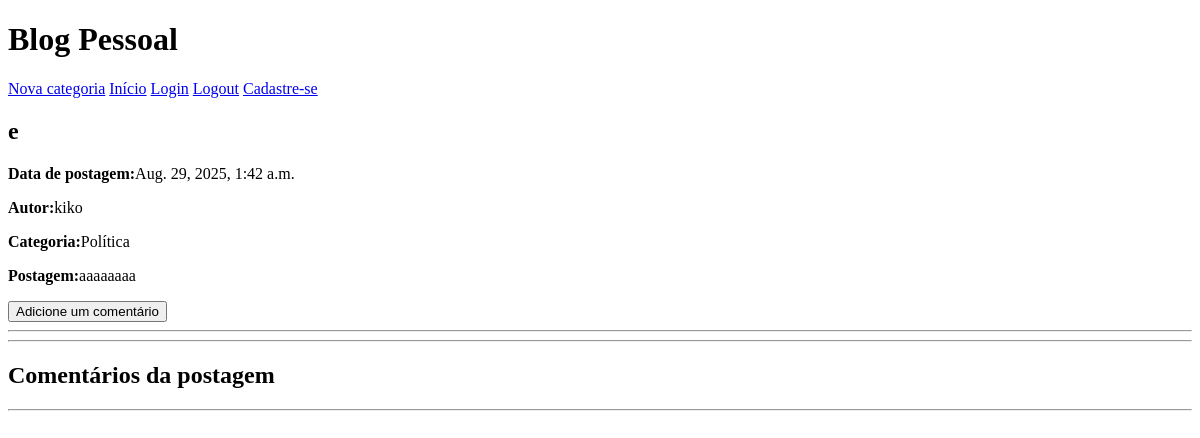
Page /post/10 on the earlier database version.
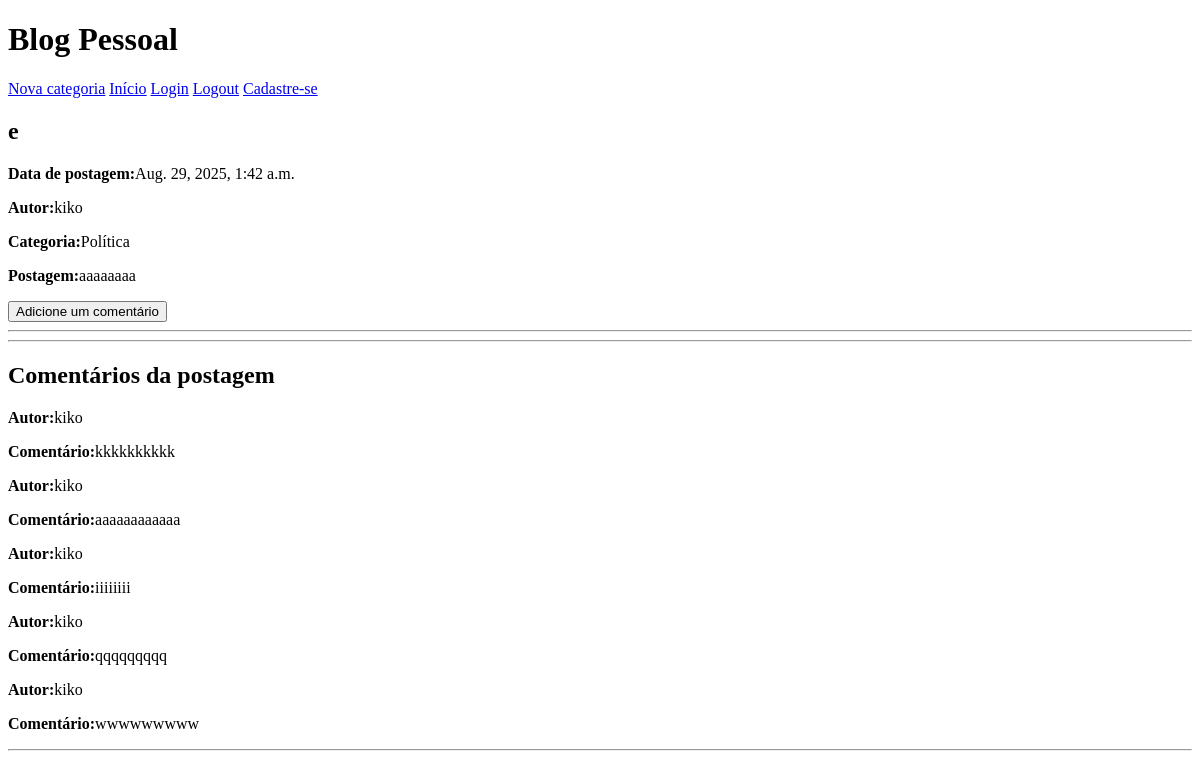
Same page on the later database version.
### blog/models.py (models this page shows, shortened)
class Comentarios(models.Model):
    usuario = models.ForeignKey(
        User, on_delete=models.CASCADE, related_name="mesangensUsuario")
    mensagem = models.CharField(max_length=1000)
    postagem = models.ForeignKey(Post, on_delete=models.CASCADE, related_name="p", null=True, blank=True)

### blog/views.py (the view)
# urls.py: path('post/<int:id>', views.postagemView, name="postagemView"),
def postagemView(request, id):
    postagem = Post.objects.get(pk=id)
    comentarios = Comentarios.objects.filter(postagem=postagem)
    return render(request, 'blog/post.html', {"postagem": postagem, "comentarios": comentarios})

### blog/models.py (called while the page is built)
    def __str__(self):
        return f"{self.nome}"

### blog/templates/blog/post.html (shortened to what this page needs)
{% extends 'blog/layout.html' %}
{% block body %}
<div>
    <h2>{{postagem.titulo}}</h2>
    <p><strong>Data de postagem:</strong>{{postagem.dataPostagem}}</p>
    <p><strong>Autor:</strong>{{postagem.usuario}}</p>
    <p><strong>Categoria:</strong>{{postagem.categoria}}</p>
    <p><strong>Postagem:</strong>{{postagem.conteudo}}</p>
    <button class="jsBtnComentario">Adicione um comentário</button>
</div>
<hr>
<hr>
<div>
    <h2>Comentários da postagem</h2>
    {% for c in comentarios %}
    <p><Strong>Autor:</Strong>{{c.usuario}}</p>
    <p><strong>Comentário:</strong>{{c.mensagem}}</p>
    {% endfor %}
</div>
<hr>
{% endblock %}

Differences in the rows shown:
added Comentarios: usuario "kiko", mensagem "kkkkkkkkkk"
added Comentarios: usuario "kiko", mensagem "aaaaaaaaaaaa"
added Comentarios: usuario "kiko", mensagem "iiiiiiii"
added Comentarios: usuario "kiko", mensagem "qqqqqqqqq"
added Comentarios: usuario "kiko", mensagem "wwwwwwwww"
